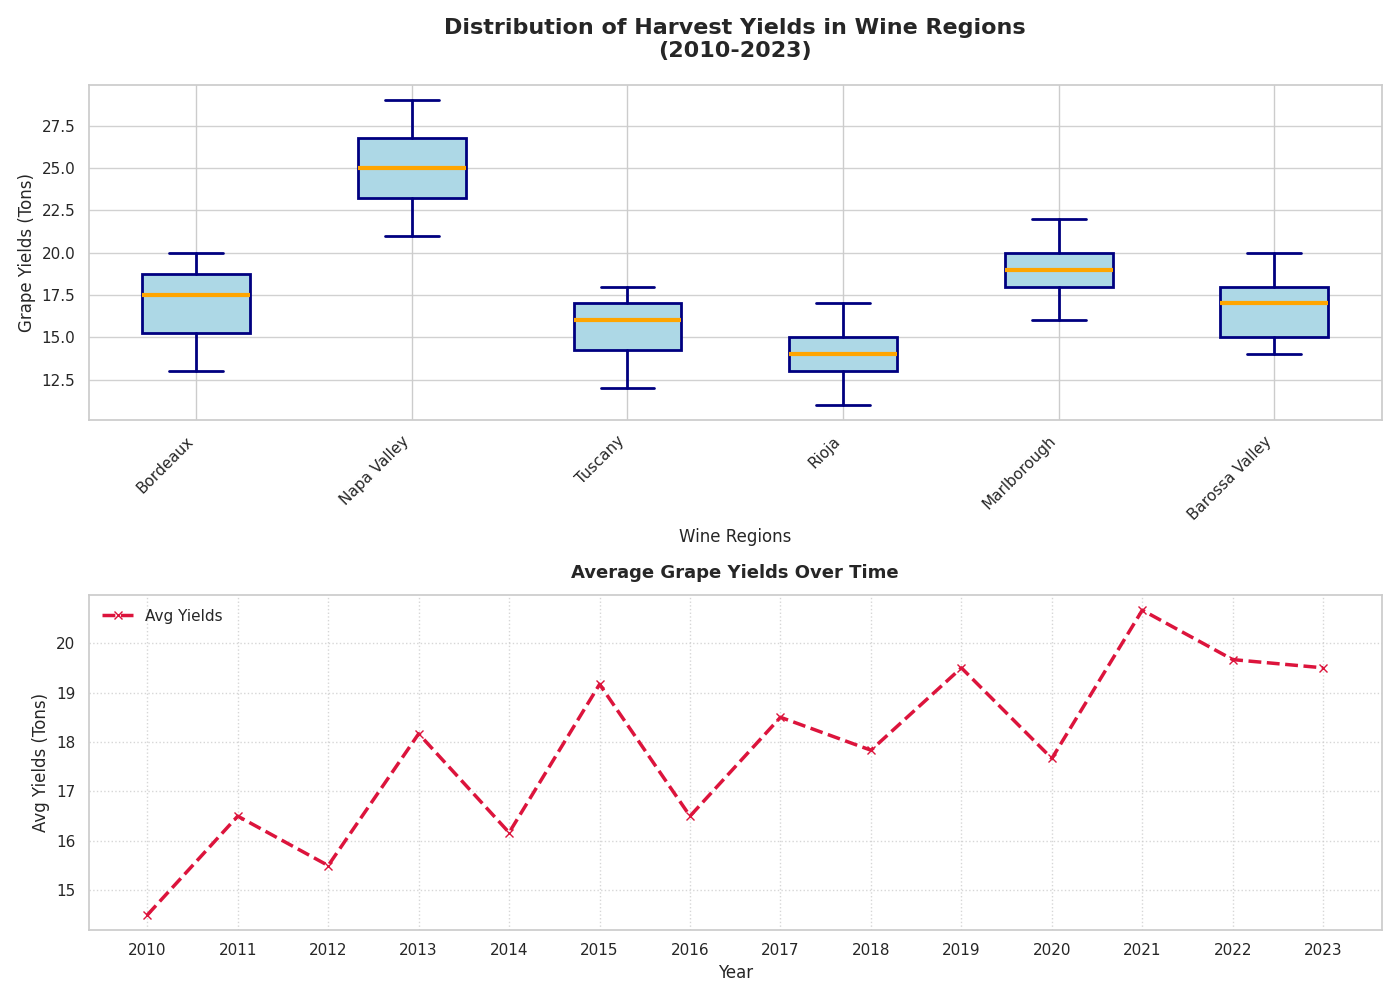

Generate this figure with Python:
import matplotlib.pyplot as plt

bordeaux_yields = [13, 16, 15, 18, 14, 20, 16, 19, 17, 18, 15, 19, 20, 18]
napa_valley_yields = [21, 23, 22, 24, 23, 26, 25, 24, 27, 26, 25, 28, 29, 27]
tuscany_yields = [12, 14, 13, 16, 15, 17, 14, 16, 15, 17, 16, 18, 17, 18]
rioja_yields = [11, 13, 12, 15, 12, 14, 13, 15, 14, 16, 13, 17, 15, 16]
marlborough_yields = [16, 18, 17, 19, 18, 20, 17, 19, 18, 21, 20, 22, 19, 21]
barossa_valley_yields = [14, 15, 14, 17, 15, 18, 14, 18, 16, 19, 17, 20, 18, 17]

yield_data = [
    bordeaux_yields,
    napa_valley_yields,
    tuscany_yields,
    rioja_yields,
    marlborough_yields,
    barossa_valley_yields
]

regions = ['Bordeaux', 'Napa Valley', 'Tuscany', 'Rioja', 'Marlborough', 'Barossa Valley']

fig, ax = plt.subplots(2, 1, figsize=(14, 10))

ax[0].boxplot(yield_data, patch_artist=True, notch=False, vert=True,
              boxprops=dict(facecolor='lightblue', color='navy', linewidth=2),
              whiskerprops=dict(color='navy', linewidth=2),
              capprops=dict(color='navy', linewidth=2),
              medianprops=dict(color='orange', linewidth=3),
              flierprops=dict(marker='s', color='navy', alpha=0.8))

ax[0].set_title('Distribution of Harvest Yields in Wine Regions\n(2010-2023)', fontsize=16, fontweight='bold', pad=20)
ax[0].set_xlabel('Wine Regions', fontsize=12)
ax[0].set_ylabel('Grape Yields (Tons)', fontsize=12)
ax[0].set_xticklabels(regions, rotation=45, ha='right')
ax[0].grid(axis='y', linestyle='-', alpha=0.9)

years = list(range(2010, 2024))
average_yields_per_year = [
    sum(yields) / len(yields) for yields in zip(*yield_data)
]

ax[1].plot(years, average_yields_per_year, marker='x', color='crimson', linestyle='--', linewidth=2.5, label='Avg Yields')
ax[1].set_title('Average Grape Yields Over Time', fontsize=13, fontweight='bold', pad=12)
ax[1].set_xlabel('Year', fontsize=12)
ax[1].set_ylabel('Avg Yields (Tons)', fontsize=12)
ax[1].set_xticks(years)
ax[1].legend(loc='upper left', frameon=False)
ax[1].grid(linestyle=':', alpha=0.8)

plt.tight_layout()
plt.show()
